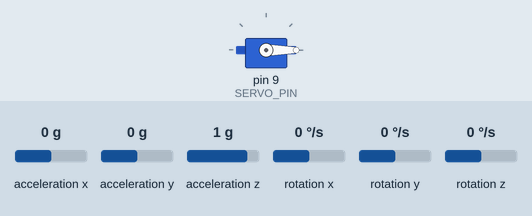
Simulated run of this sketch. Board: Arduino Mega 2560, built with avr-gcc and run on an emulated ATmega2560. On the bench: servo. Wiring (inferred from the names in the program): MPU-9250 motion sensor at I2C address 0x68. Inputs (shaded band) come from the test bench; at power-on: acceleration y 0 g, acceleration x 0 g, acceleration z 1 g, rotation x 0 °/s, rotation y 0 °/s, rotation z 0 °/s. What the sketch prints to the serial monitor is not drawn.

Above: at 4.6 s.
4.7 s: acceleration y set to -0.2 g
At 6.4 s:
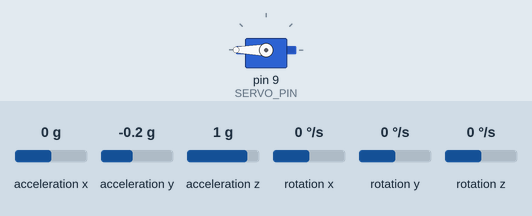
7.4 s: acceleration y set to 0 g
At 7.65 s:
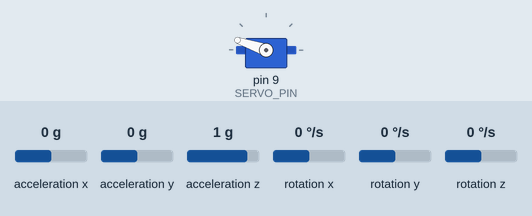
9.3 s: acceleration y set to -1.4 g
At 10.06 s:
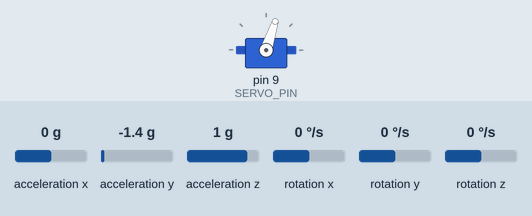
Timing chart, 0 to 12.3 s (numbered marks = the images above; inputs shaded):
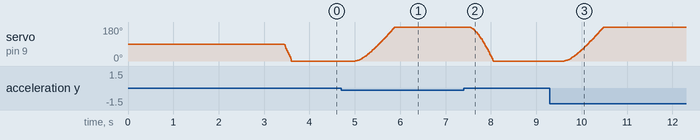

Measured:
- the behaviour switches between 0 and -0.1 g on acceleration y (found by bisection; images 0 and 1)
- after the input at 4.7 s, servo on pin 9 (SERVO_PIN): moves from 0° to 180° over 0.87 s, starting after 0.31 s
- after the input at 7.4 s, servo on pin 9 (SERVO_PIN): moves from 180° to 0° over 0.55 s, starting after 0.10 s
- after the input at 9.3 s, servo on pin 9 (SERVO_PIN): moves from 0° to 180° over 0.87 s, starting after 0.32 s

The sketch:

level.ino
```cpp
// level.ino — Closed-loop leveling (single axis)
// Save as level/level.ino inside imu-leveling-platform (folder name = file name).
//
// Board: Arduino Mega 2560. IMU: GY-521 board (MPU-6500 chip) on SDA pin 20 / SCL pin 21.
// Servo: SG90, signal on pin 9 (PWM row), red -> 5V, brown -> GND.
// Mount: card face toward you, Y arrow UP, servo shaft along the chip's Z axis.
//   -> tilt angle comes from ax and ay, rotation rate comes from gz.
//
// HOW IT WORKS: every 5 ms (200 Hz), measure the card's tilt with the
// complementary filter, then nudge the servo command a little in the opposite
// direction. The nudge is proportional to the error, so it keeps adjusting
// until the card reads ~0 degrees. (Integral control: the servo command is the
// running sum of past corrections, so it doesn't matter where "level" sits on
// the servo. The IMU decides.)
//
// STEP 1: SERVO_ENABLED = false -> sensing only. Tilt the box. filt_deg should
//         follow accel_deg smoothly. If filt_deg lurches the WRONG way first and
//         then creeps back, set GYRO_SIGN = -1.0.
// STEP 2: SERVO_ENABLED = true -> closed loop. If the card runs AWAY from level
//         and slams into a limit, set DIRECTION = -1.0.
//
// Serial output (115200 baud), one CSV line per loop:
//   t_ms,accel_deg,filt_deg,servo_cmd

#include <Wire.h>
#include <Servo.h>

// ---------- settings you may change ----------
const bool  SERVO_ENABLED = true;  // false = sensing only, true = closed loop
const float GYRO_SIGN     = 1.0;    // flip to -1.0 if the gyro fights the accelerometer
const float DIRECTION     = 1.0;    // flip to -1.0 if the servo runs away from level
const float ANGLE_OFFSET  = 0.0;    // degrees; set to accel_deg's reading when the card is truly level
const float KI            = 3.0;    // servo degrees per second, per degree of tilt error
const float DEADBAND_DEG  = 0.5;    // ignore errors smaller than this (stops jitter from gear slop)
const float ALPHA         = 0.98;   // complementary filter: 98% gyro, 2% accelerometer
const unsigned long LOOP_US = 5000; // 5000 microseconds = 200 Hz control loop

// ---------- IMU registers ----------
const uint8_t IMU_ADDR     = 0x68;  // I2C address (AD0 pin low)
const uint8_t PWR_MGMT_1   = 0x6B;  // write 0x00 to wake the chip
const uint8_t WHO_AM_I     = 0x75;  // identity register
const uint8_t ACCEL_XOUT_H = 0x3B;  // first of 14 data registers
const float ACCEL_SCALE = 16384.0;  // counts per g at +/-2 g
const float GYRO_SCALE  = 131.0;    // counts per deg/s at +/-250 deg/s

const int SERVO_PIN = 9;
Servo platformServo;

float gzBias   = 0.0;   // gyro offset measured at startup
float angle    = 0.0;   // filtered tilt angle, degrees
float servoCmd = 90.0;  // servo command, degrees (start mid-range)
unsigned long lastUs = 0;

// Combine high byte + low byte into one signed 16-bit number (two's complement).
int16_t read16() {
  uint8_t hi = Wire.read();
  uint8_t lo = Wire.read();
  return (int16_t)((hi << 8) | lo);
}

// Burst-read 14 bytes from 0x3B. Returns false if the read came back short.
bool readImu(float &ax, float &ay, float &gz) {
  Wire.beginTransmission(IMU_ADDR);
  Wire.write(ACCEL_XOUT_H);
  Wire.endTransmission(false);           // repeated start: keep the bus
  Wire.requestFrom(IMU_ADDR, (uint8_t)14);
  if (Wire.available() < 14) return false;

  int16_t rawAx = read16();
  int16_t rawAy = read16();
  read16();                              // az (not needed for this axis)
  read16();                              // temperature (skip)
  read16();                              // gx (skip)
  read16();                              // gy (skip)
  int16_t rawGz = read16();

  ax = rawAx / ACCEL_SCALE;              // g
  ay = rawAy / ACCEL_SCALE;              // g
  gz = rawGz / GYRO_SCALE;               // deg/s
  return true;
}

// Tilt from gravity: 0 deg when Y points straight up.
float accelAngle(float ax, float ay) {
  return atan2(ay, -ax) * 180.0 / PI - ANGLE_OFFSET;
}

void setup() {
  Serial.begin(115200);
  Wire.begin();
  Wire.setClock(400000);                 // 400 kHz fast-mode I2C

  // Wake the IMU
  Wire.beginTransmission(IMU_ADDR);
  Wire.write(PWR_MGMT_1);
  Wire.write(0x00);
  Wire.endTransmission();
  delay(100);

  // Identity check (0x70 = MPU-6500, 0x68 = MPU-6050)
  Wire.beginTransmission(IMU_ADDR);
  Wire.write(WHO_AM_I);
  Wire.endTransmission(false);
  Wire.requestFrom(IMU_ADDR, (uint8_t)1);
  Serial.print("# WHO_AM_I = 0x");
  Serial.println(Wire.read(), HEX);

  if (SERVO_ENABLED) {
    platformServo.attach(SERVO_PIN);
    platformServo.write((int)servoCmd);
    delay(1500);   // let the servo finish moving and the card stop swinging before calibrating
  }

  // Gyro bias calibration: hold still while we average 500 readings
  Serial.println("# Calibrating gyro, hands off...");
  float sum = 0, ax, ay, gz;
  int good = 0;
  for (int i = 0; i < 500; i++) {
    if (readImu(ax, ay, gz)) { sum += gz; good++; }
    delay(3);
  }
  gzBias = (good > 0) ? sum / good : 0.0;
  Serial.print("# gz bias (deg/s) = ");
  Serial.println(gzBias, 3);

  // Start the filter at the accelerometer's angle so it doesn't ramp from 0
  if (readImu(ax, ay, gz)) angle = accelAngle(ax, ay);

  Serial.println("t_ms,accel_deg,filt_deg,servo_cmd");
  lastUs = micros();
}

void loop() {
  // Fixed-rate loop: wait until 5 ms have passed since the last loop
  unsigned long now = micros();
  if (now - lastUs < LOOP_US) return;
  float dt = (now - lastUs) / 1000000.0;  // seconds
  lastUs = now;

  float ax, ay, gz;
  if (!readImu(ax, ay, gz)) return;

  // 1. Sense: complementary filter
  float rate     = GYRO_SIGN * (gz - gzBias);          // deg/s, bias removed
  float accelDeg = accelAngle(ax, ay);
  angle = ALPHA * (angle + rate * dt) + (1.0 - ALPHA) * accelDeg;

  // 2. Act: nudge the servo opposite the tilt (integral control)
  if (SERVO_ENABLED) {
    float error = angle;                               // target is 0 deg
    if (abs(error) > DEADBAND_DEG) {
      servoCmd -= DIRECTION * KI * error * dt;
      servoCmd = constrain(servoCmd, 0.0, 180.0);
    }
    platformServo.write((int)servoCmd);
  }

  // 3. Log
  Serial.print(millis());       Serial.print(',');
  Serial.print(accelDeg, 2);    Serial.print(',');
  Serial.print(angle, 2);       Serial.print(',');
  Serial.println(servoCmd, 1);
}
```
